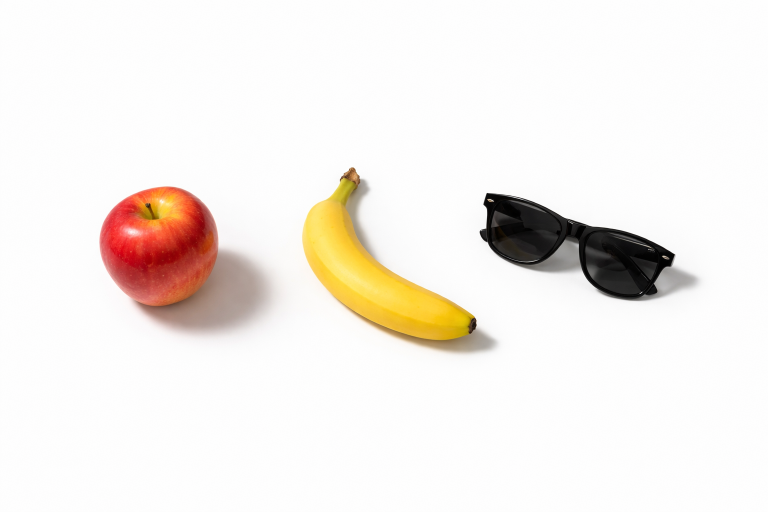
#> input picture lab1/img.png, 1536 x 1024 px (shown at 1/2 size)
$ jupyter execute lab1.ipynb
#> lines starting #> are read from the running program, lines starting #| are printed output that depends on the picture; after the words box and inside, x2 and y2 are one past the last pixel; in counts of white or black regions, pixels touching at a corner belong together
# Лабораторная №1

[cell 1]
import os

import cv2
import matplotlib.pyplot as plt
import numpy as np

## 1. Случайный массив в NumPy и операции

[cell 2]
arr = np.random.randint(10, 200, size=15)
arr

[cell 3]
print('max =', arr.max())
print('min =', arr.min())
print('mean =', round(float(arr.mean()), 2))

[cell 4]
A = arr.reshape(3, 5)
A

[cell 5]
print('Элемент [1, 3]:', A[1, 3])
print('Второй столбец как вектор:', A[:, 1].reshape(-1, 1))
print('Первая строка:', A[0, :])

[cell 6]
A[A > 100]

## 2. Выделение объектов с помощью OpenCV

[cell 7]
image_path = 'img.png'
image_arr = cv2.imread(image_path)
#> image_arr is the input picture: shape (1024, 1536, 3); mean B, G, R 233.5, 238.3, 243.5

gray = cv2.cvtColor(image_arr, cv2.COLOR_BGR2GRAY)
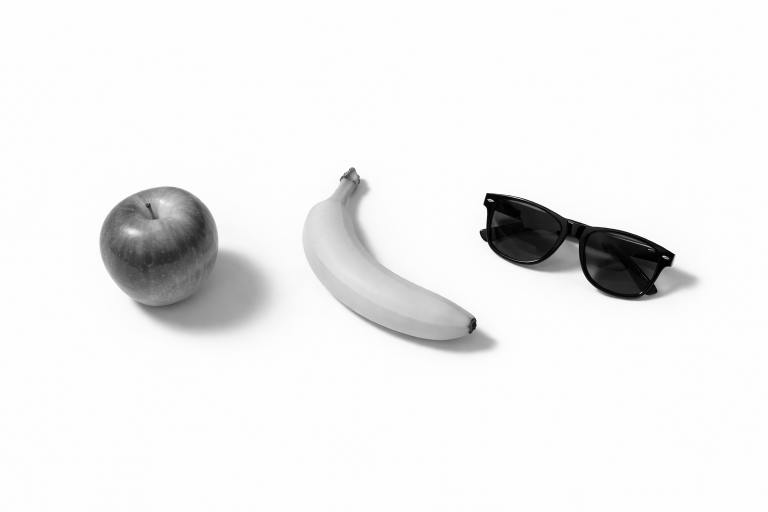
#> gray: shape (1024, 1536) (shown at 1/2 size); min 0, max 255, mean 239.3
blurred = cv2.GaussianBlur(gray, (5, 5), 0)

_, binary_mask = cv2.threshold(blurred, 235, 255, cv2.THRESH_BINARY_INV)
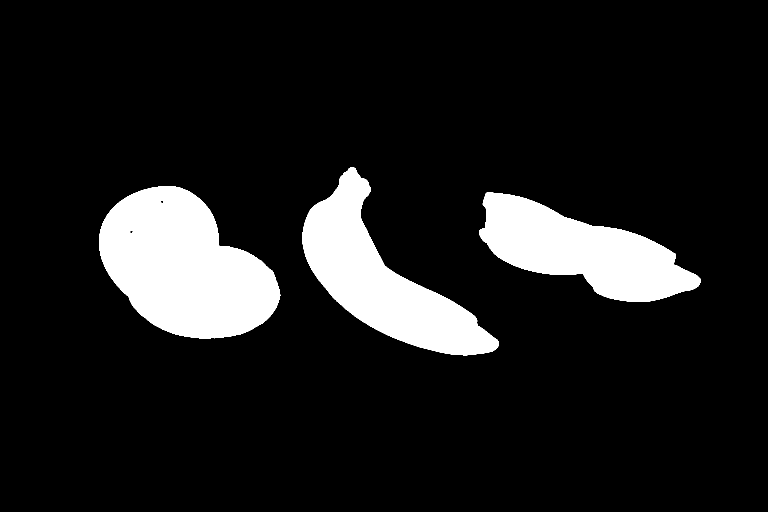
#> binary_mask: shape (1024, 1536) (shown at 1/2 size); 11.4% white; 3 white regions, box (x1, y1, x2, y2) and area: (198, 372, 561, 677) 74101, (605, 334, 998, 711) 55348, (958, 385, 1401, 604) 50295

kernel = cv2.getStructuringElement(cv2.MORPH_ELLIPSE, (9, 9))
binary_mask = cv2.morphologyEx(binary_mask, cv2.MORPH_CLOSE, kernel, iterations=2)
#> binary_mask: shape (1024, 1536); 11.4% white; 3 white regions, box (x1, y1, x2, y2) and area: (198, 372, 561, 677) 74166, (605, 334, 998, 711) 55366, (958, 385, 1401, 604) 50336
binary_mask = cv2.morphologyEx(binary_mask, cv2.MORPH_OPEN, kernel, iterations=1)
#> binary_mask: shape (1024, 1536); 11.4% white; 3 white regions

contours, _ = cv2.findContours(binary_mask, cv2.RETR_EXTERNAL, cv2.CHAIN_APPROX_SIMPLE)
#> contours = 3 contours; box (x1, y1, x2, y2) and area: (198, 372, 561, 677) 73695, (605, 334, 998, 711) 54822, (958, 385, 1401, 604) 49818

img_rgb = cv2.cvtColor(image_arr, cv2.COLOR_BGR2RGB)
for contour in contours:
    contour_area = cv2.contourArea(contour)
    if contour_area < 1200:
        continue

    x, y, w, h = cv2.boundingRect(contour)
    cv2.rectangle(img_rgb, (x, y), (x + w, y + h), (255, 0, 0), 2)
#> this loop made 3 passes
#> (contour_area, x, y, w, h) on passes 1 to 3: (49818, 958, 385, 443, 219), (73695, 198, 372, 363, 305), (54822, 605, 334, 393, 377)
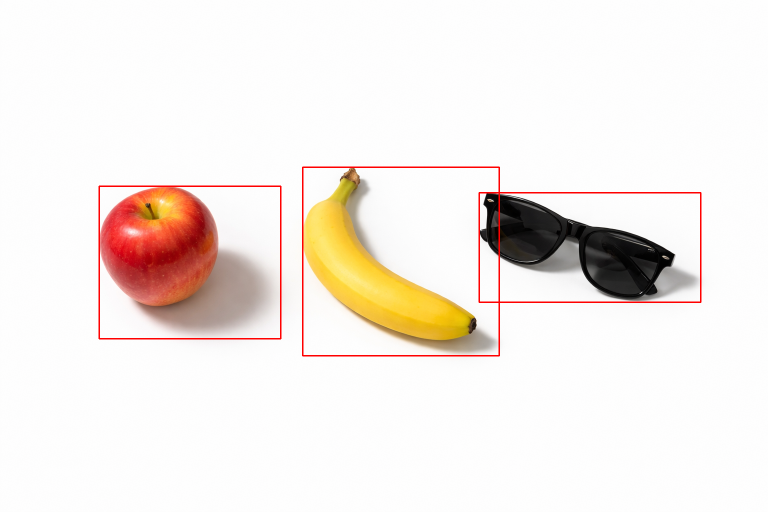
#> img_rgb: shape (1024, 1536, 3) (shown at 1/2 size); mean R, G, B 243.6, 236.3, 231.6

plt.figure(figsize=(9, 5))
plt.imshow(img_rgb)
plt.axis('off')
plt.show()

## 3. Rectangle из OpenCV с нуля

[cell 8]
def my_rectangle(img, x, y, w, h, color, thickness=3):
#> called with x = 20, y = 20, w = 100, h = 100, thickness = 4
    result = img.copy()

    for t in range(thickness):
        result[y+t, x:x+w] = color
        result[y+h-t, x:x+w] = color

        result[y:y+h, x+t] = color
        result[y:y+h, x+w-t] = color

    return result

img = np.zeros((300, 300, 3), dtype=np.uint8)

result = my_rectangle(img, 20, 20, 100, 100, [255, 255, 0], thickness=4)

plt.figure(figsize=(9, 5))
plt.imshow(result)
plt.axis('off')
plt.show()
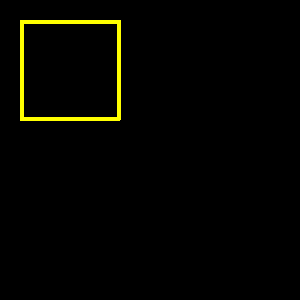
#> shown: shape (300, 300, 3); mean R, G, B 4.4, 4.4, 0
